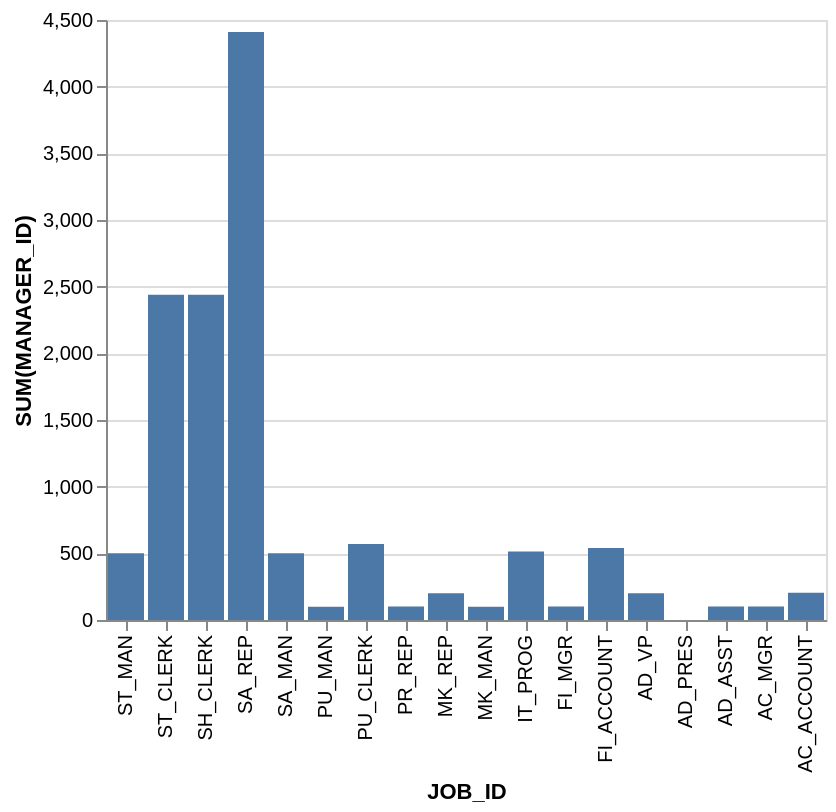

Write the Vega-Lite specification saved for this chart.
### Vega-Lite specification from a JSON file in a GitHub repository (floating-point values rounded to 4 significant figures)
{"data": {"values": [{"x_data": "AC_ACCOUNT", "y_data": 205}, {"x_data": "AC_MGR", "y_data": 101}, {"x_data": "AD_ASST", "y_data": 101}, {"x_data": "AD_PRES", "y_data": 0}, {"x_data": "AD_VP", "y_data": 200}, {"x_data": "FI_ACCOUNT", "y_data": 540}, {"x_data": "FI_MGR", "y_data": 101}, {"x_data": "IT_PROG", "y_data": 514}, {"x_data": "MK_MAN", "y_data": 100}, {"x_data": "MK_REP", "y_data": 201}, {"x_data": "PR_REP", "y_data": 101}, {"x_data": "PU_CLERK", "y_data": 570}, {"x_data": "PU_MAN", "y_data": 100}, {"x_data": "SA_MAN", "y_data": 500}, {"x_data": "SA_REP", "y_data": 4410}, {"x_data": "SH_CLERK", "y_data": 2440}, {"x_data": "ST_CLERK", "y_data": 2440}, {"x_data": "ST_MAN", "y_data": 500}]}, "mark": "bar", "encoding": {"x": {"field": "x_data", "type": "nominal", "title": "JOB_ID", "sort": "descending"}, "y": {"field": "y_data", "type": "quantitative", "title": "SUM(MANAGER_ID)"}}}
